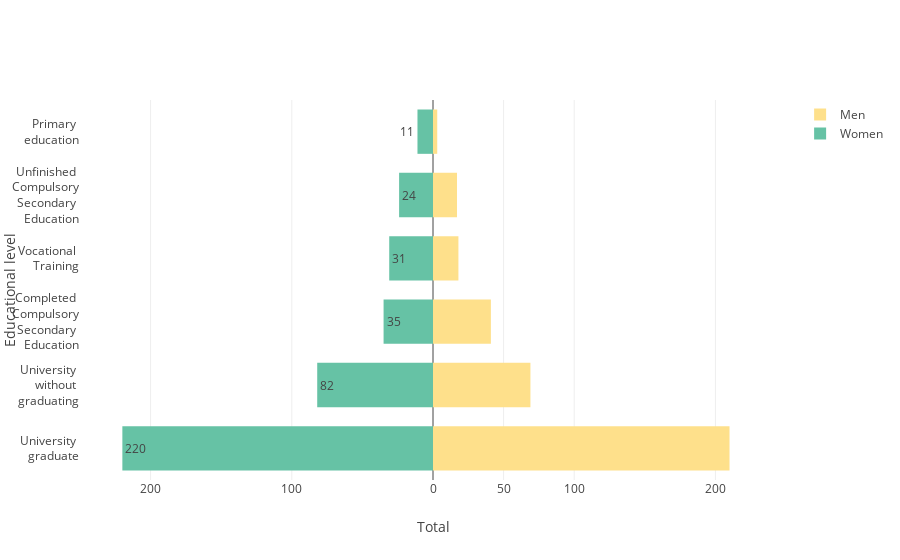

Source (notebook cell):
### Markdown cell above
## Distribution of educational level by gender in the population

### Code cell
layout5 = go.Layout(yaxis=go.layout.YAxis(title='Educational level'),
                    xaxis=go.layout.XAxis(
    range=[-250, 250],
    tickvals=[-200, -100, 50, 0, 50, 100, 200],
    ticktext=[200, 100, 50, 0, 50, 100, 200],
    title='Total'),
    barmode='overlay',
    bargap=0.3)

data5 = [go.Bar(y=data_complete_en['Educational level'].unique(),
                x=data_complete_en[data_complete_en['Gender']
                                   == 0]['Educational level'].value_counts(),
                orientation='h',
                name='Men',
                hoverinfo='x',
                # marker=dict(color='powderblue')
                marker=dict(color=colors_gender_list[1]),
                ),
         go.Bar(y=data_complete_en['Educational level'].unique(),
                x=-data_complete_en[data_complete_en['Gender']
                                    == 1]['Educational level'].value_counts(),
                orientation='h',
                name='Women',
                text=data_complete_en[data_complete_en['Gender']
                                      == 1]['Educational level'].value_counts(),
                hoverinfo='text',
                # marker=dict(color='seagreen')
                marker=dict(color=colors_gender_list[0]),
                )]

fig5 = go.Figure(data=data5, layout=layout5)
iplot(fig5)
plt.show()

### Figure 1 — Plotly figure (JSON) as saved in the notebook; plotly's stock layout.template omitted (floating-point values rounded to 4 significant figures)
{"data": [{"hoverinfo": "x", "marker": {"color": "rgb(254,224,139)"}, "name": "Men", "orientation": "h", "type": "bar", "uid": "2b15f0f9-0f3a-4454-b73c-7b4bfbed4719", "x": [210, 69, 41, 18, 17, 3], "y": ["University <br>graduate", "University <br>without <br>graduating", "Completed <br>Compulsory<br>Secondary <br>Education", "Vocational <br>Training", "Unfinished <br>Compulsory<br>Secondary <br>Education", "Primary <br>education"]}, {"hoverinfo": "text", "marker": {"color": "rgb(102,194,165)"}, "name": "Women", "orientation": "h", "text": [220, 82, 35, 31, 24, 11], "type": "bar", "uid": "0c4e942d-09fb-4735-8a8c-22af7143c267", "x": [-220, -82, -35, -31, -24, -11], "y": ["University <br>graduate", "University <br>without <br>graduating", "Completed <br>Compulsory<br>Secondary <br>Education", "Vocational <br>Training", "Unfinished <br>Compulsory<br>Secondary <br>Education", "Primary <br>education"]}], "layout": {"bargap": 0.3, "barmode": "overlay", "xaxis": {"range": [-250, 250], "ticktext": [200, 100, 50, 0, 50, 100, 200], "tickvals": [-200, -100, 50, 0, 50, 100, 200], "title": {"text": "Total"}}, "yaxis": {"title": {"text": "Educational level"}}}}
